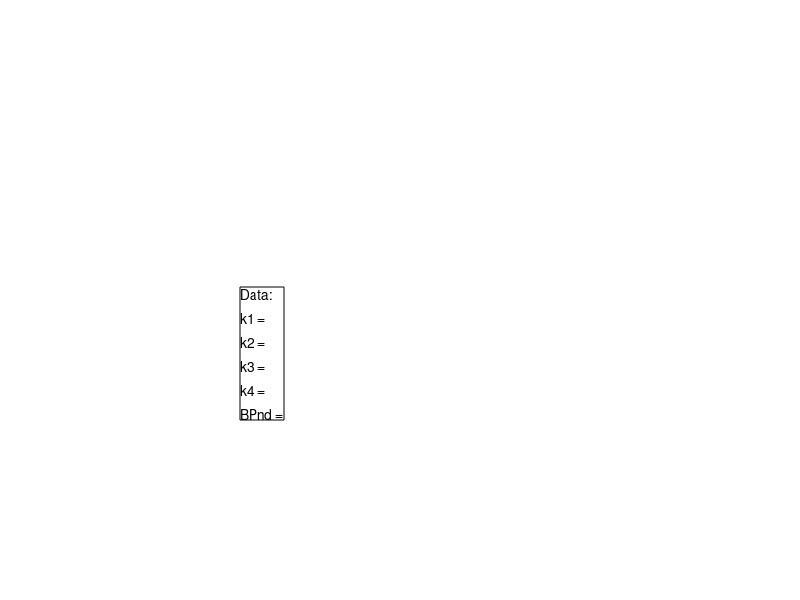

Source code (MATLAB):
function print_fit_results
%CREATEFIGURE

%  Auto-generated by MATLAB on 13-Oct-2015 16:03:12

% Create figure
figure1 = figure;

% Create textbox
annotation(figure1,'textbox',...
    [0.3 0.3 0.3 0.4],...
    'String',{'Data:','','k1 =','','k2 =','','k3 =','','k4 =','','BPnd ='},...
    'FitBoxToText','on');

